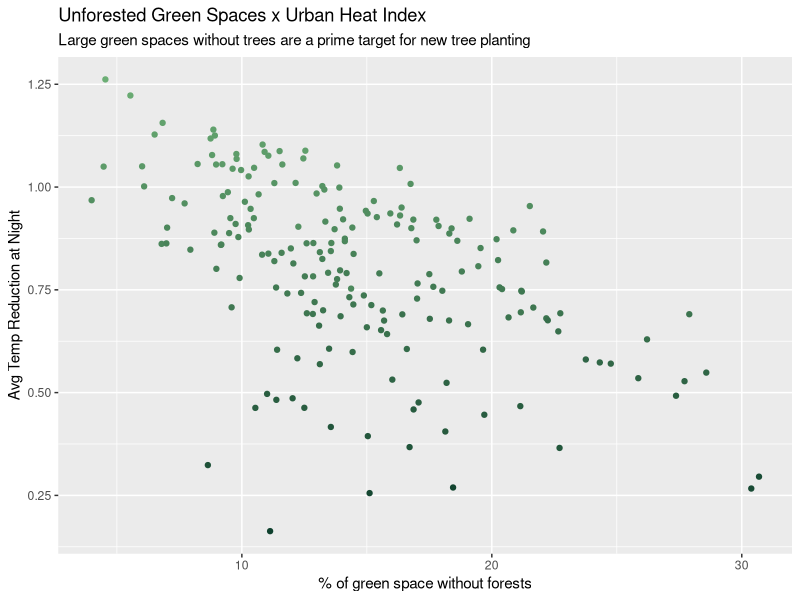
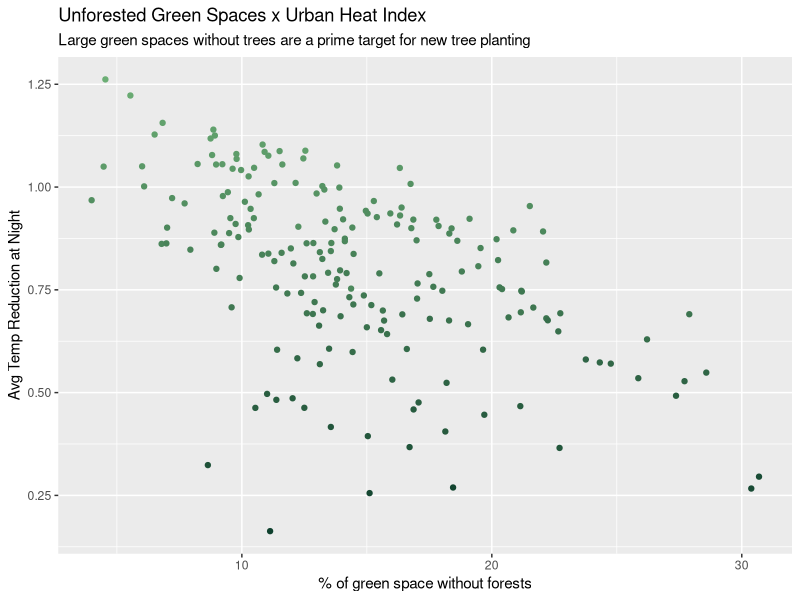

Recreate these plots in R, in order.
library(tidyverse)
library(ggthemes)

data = read.csv("dataset_final.csv")

green_UHI = ggplot(data = data, aes(x = greenPct - forestsPct, y = avgTempReducNight, color = forestsPct)) +
  geom_point() + 
  labs(x = "% of green space without forests", y = "Avg Temp Reduction at Night",
       title = "Unforested Green Spaces x Urban Heat Index",
       subtitle = "Large green spaces without trees are a prime target for new tree planting") +
  theme(legend.position="none") + scale_colour_gradient(low = '#0E402D', high = '#6CAE75')

green_UHI

ggsave('unforestedGreenSpacesXUranHeatIndex.png', green_UHI, device = 'png')

